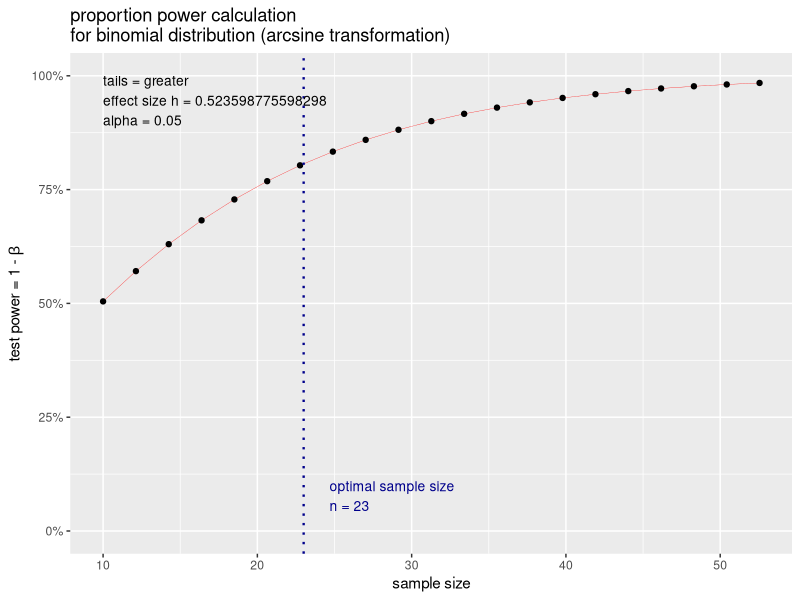

Generate this figure with R:
# two sample t-test 
# two sample wilcoxon rand sum test 

install.packages('pwr')
library(pwr)

# one sample proportion test; to calculate sample size 
pwr.p.test(h = ES.h(p1=0.75, p2=0.5), 
           sig.level = 0.05, 
           power = 0.8,
           alternative = "greater")
# If we’re correct that our coin lands heads 75% of the time, 
# we need to flip it at least 23 times to have an 80% chance of 
# correctly rejecting the null hypothesis at the 0.05 significance level.

p.out <- pwr.p.test(h = ES.h(p1 = 0.75, p2 = 0.50),
                    sig.level = 0.05, 
                    power = 0.80, 
                    alternative = "greater") # alternative = "two-sided" (default)
plot(p.out)

# one sample propotion test; to calculate power
pwr.p.test(h = ES.h(p1 = 0.75, p2 = 0.50),
           sig.level = 0.01, 
           n = 40,
           alternative = "greater")

# more on effect size 

# effect size as “the degree to which the null hypothesis is false.” 
# In our coin flipping example, this is the difference 
# between 75% and 50%. 
# We could say the effect was 25% but recall that 
# we had to transform the absolute difference in proportions 
# to another quantity using the ES.h function. 
# This is a crucial part of using the pwr package correctly: 
#   You must provide an effect size on the expected scale. 
# arcsine transformation function; ES.h()

pwr.p.test(h = c(0.2,0.5,0.8),
           n = 20,
           sig.level = 0.05)

n <- seq(10,100,10)
p.out <- pwr.p.test(h = 0.5,
                    n = n,
                    sig.level = 0.05)
data.frame(n, power = sprintf("%.2f%%", p.out$power * 100))

# two-sample proportion test 
pwr.2p.test(h = ES.h(p1=0.55, p2=0.5), sig.level = 0.05, power = 0.8)
# We need to sample 1,565 males and 1,565 females 
# to detect the 5% difference with 80% power

pwr.2p.test(h = ES.h(p1 = 0.10, p2 = 0.05), sig.level = 0.05, power = .80)

# Even though the absolute difference between proportions is the same
# (5%), the optimum sample size is now 424 per group. 
# 10% vs 5% is actually a bigger difference than 55% vs 50%. 
# A heuristic approach for understanding why is 
# to compare the ratios: 55/50 = 1.1 while 10/5 = 2.
                                                                     
# two-sample test for proportions, unequal sample sizes 
pwr.2p2n.test(h = ES.h(p1 = 0.5, p2 = 0.55), n1 = 543, n2 = 675, sig.level = 0.05)

# t tests 
pwr.t.test(n=30, d=0.5, sig.level = 0.05)

# effect size: d (cf. h in proportion test)
# d = (m1 - m2)/sigma 
# sigma: common standard deviation 

pwr.t.test(d = 0.5, sig.level = 0.05, power = 0.90, alternative = "greater", 
           type = "one.sample") 
# default type = "two.sample" 
# if you want paired t-test, set type = "paired" 
# note that in that case standard deviation should be for 
# the difference in pairs, not within pairs. 
# if you have only standard deviation for within pairs, 
# you should multiply it by sqrt(2)

# chisq.test: goodness of fit 
null <- rep(0.25, 4)
alt <- c(3/8, rep((5/8)/3, 3))
ES.w1(null,alt)

pwr.chisq.test(w=ES.w1(null,alt), N=100, df=(4-1), sig.level=0.05)
# effect size argument: w 
# function to calculate effect size: ES.w1() 
pwr.chisq.test(w=ES.w1(null,alt), df=(4-1), power=0.8, sig.level = 0.05)

# chisq.test: test of association 
prob = matrix(c(0.1,0.2, 0.4, 0.3), ncol=2, 
              dimnames = list(c("M", "F"), c("Floss", "No Floss")))
prob
ES.w2(prob)
pwr.chisq.test(w=ES.w2(prob), df=(2-1)*(2-1), sig.level = 0.05, 
               power = 0.8)
# you can do the same using pwr.p.test
pwr.2p.test(h=ES.h(p1=1/5, p2=2/5), sig.level = 0.05, power = 0.8)

# 

delta_tx = 11 
delta_placebo = 6
delta_sd = seq(6,8,0.1)
d1 = (delta_tx - delta_placebo)/delta_sd

p.out = c()
for (i in 1:length(d1)) {
  p.out[i] = pwr.t.test(d = d1[i], sig.level = 0.05, power = 0.8)$n
}

# Wilcoxon rank sum test 

z1 = qnorm((1-0.05/2), 0, 1) # upper (alpha/2)th percentile in standard normal distribution 
z2 = qnorm((1-0.2), 0, 1) # upper (beta)th percentile in standard normal distribution 

t = 1/2 # treatment fraction
delta_est = 10 # estimate of the difference in means (from summary statistics)
sd_est = 9.5 # estimate of the common standard deviation 
pi_est = 0.5 + delta_est/(2*sd_est*sqrt(pi)) # equation #16 (ref. Rahardja D. et al., Statistics in Biopharmaceutical Research, 2009)

N = (z1+z2)^2/(12*t*(1-t)*(pi_est-0.5)^2) # equation #10 (ref. the same as above)
N # sample size of each group (according to Noether's method)
